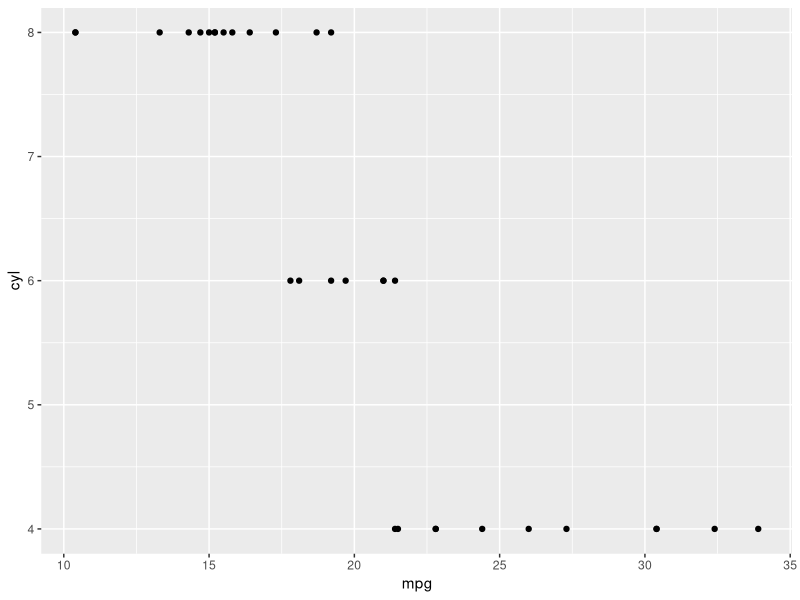
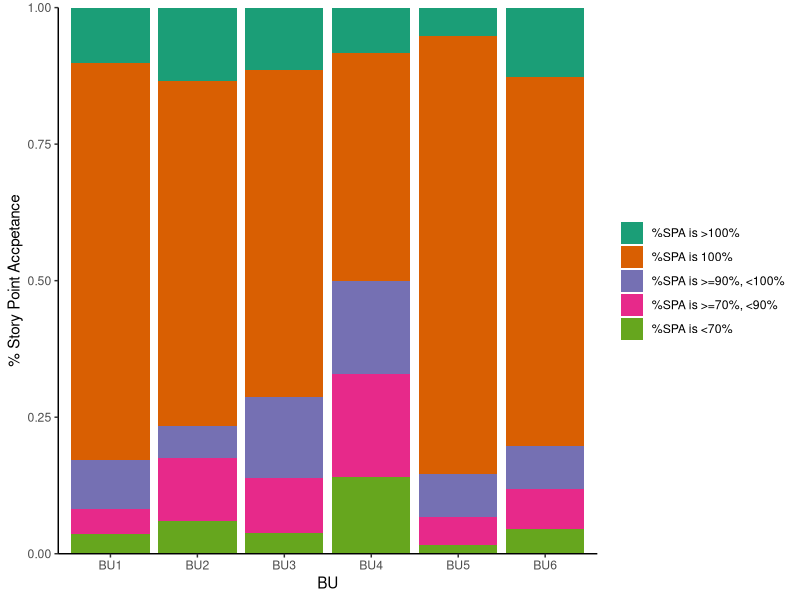

Here is the R script that generated these plots, in order:
## ---- chunk 1
knitr::opts_chunk$set(echo = FALSE)

mtcars
library(ggplot2)
ggplot(data = mtcars,mapping = aes(x = mpg,y = cyl)) + geom_point()
## ---- chunk 2
knitr::opts_chunk$set(echo = TRUE)
library(tidyverse)
library(readxl)
library(RColorBrewer)

Sprint_Details_2022 <- read_excel("Sprint Details 2022.xlsx")
z <-ggplot(data = Sprint_Details_2022,aes(x= BU,fill =factor(`SPA Range`,levels = c("%SPA is >100%","%SPA is 100%","%SPA is >=90%, <100%","%SPA is >=70%, <90%","%SPA is <70%")))) +geom_bar(position = "fill") + scale_x_discrete(limits = c("BU1","BU2","BU3","BU4","BU5","BU6")) + theme_classic()+scale_fill_manual(name=NULL,breaks =c("%SPA is >100%","%SPA is 100%","%SPA is >=90%, <100%","%SPA is >=70%, <90%","%SPA is <70%"),values = c(brewer.pal(5,"Dark2"))) + scale_y_continuous(expand = c(0,0))+ylab("% Story Point Accpetance")
## ---- chunk 3
knitr::opts_chunk$set(echo = TRUE)
z
